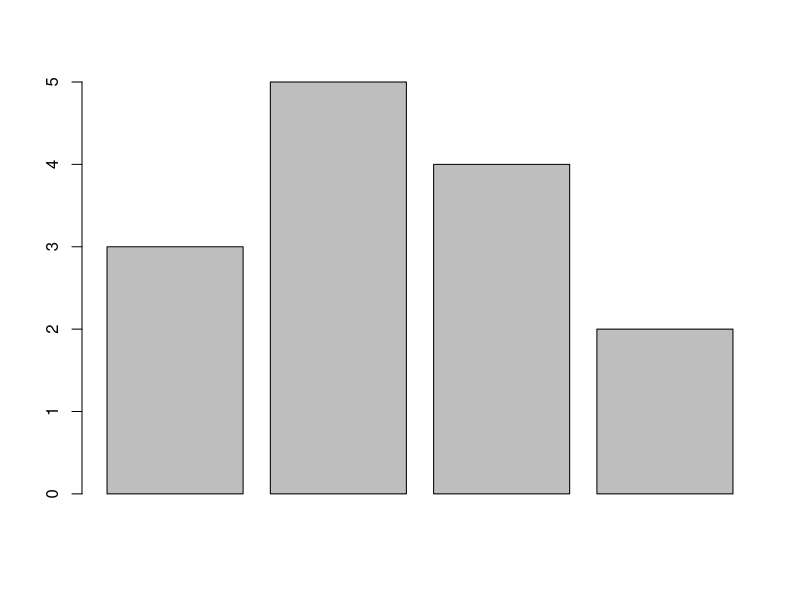

This figure's R source:
final_failed_tutorials = read.csv('final_failed_tutorials.csv')
final_cut_tutorials = read.csv('final_cut_tutorials.csv')
final_tutor_amount = read.csv('final_tutor_amount.csv')

final_failed_tutorials$total = rowSums(final_failed_tutorials[, ])
final_cut_tutorials$total = rowSums(final_cut_tutorials[, ])
# final_tutor_amount$total = rowSums(final_tutor_amount[, ])

cols = colnames(final_tutor_amount)
scores = final_failed_tutorials[, cols] + final_tutor_amount[, cols] + final_cut_tutorials[, cols]*0.1

# Por cada franja, y para el total,  obtener la cantidad de tutores optima
shift_mins = c()
for (col in colnames(final_tutor_amount)) {
    df <- data.frame(matrix(ncol = 2, nrow = nrow(final_tutor_amount)))
    x <- c("tutor_amount", "score")
    colnames(df) <- x

    # df$tutor_amount = NA
    df$tutor_amount = final_tutor_amount[, col]
    # df$score = NA
    df$score = scores[, col]

    agg = aggregate(df$score, list(df$tutor_amount), FUN = mean)

    print(agg)
    shift_mins = append(shift_mins, which.min(agg$x))
}


print(shift_mins)
barplot(shift_mins)